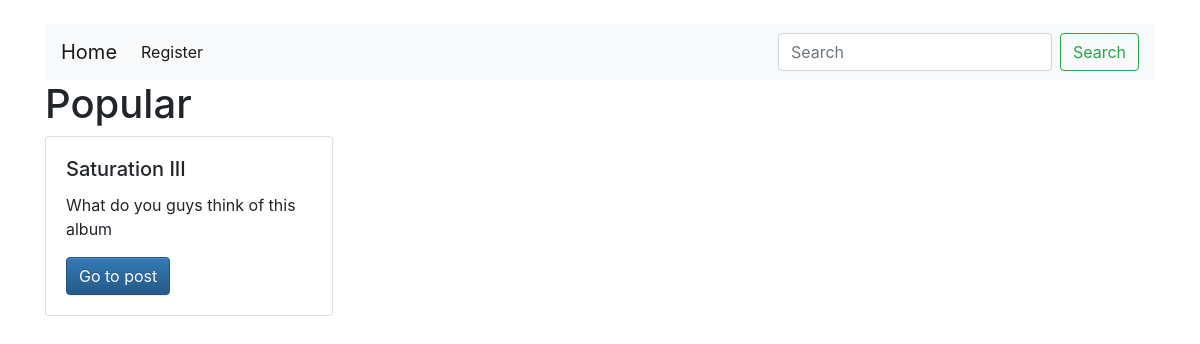
Page /account/popular on the earlier database version.
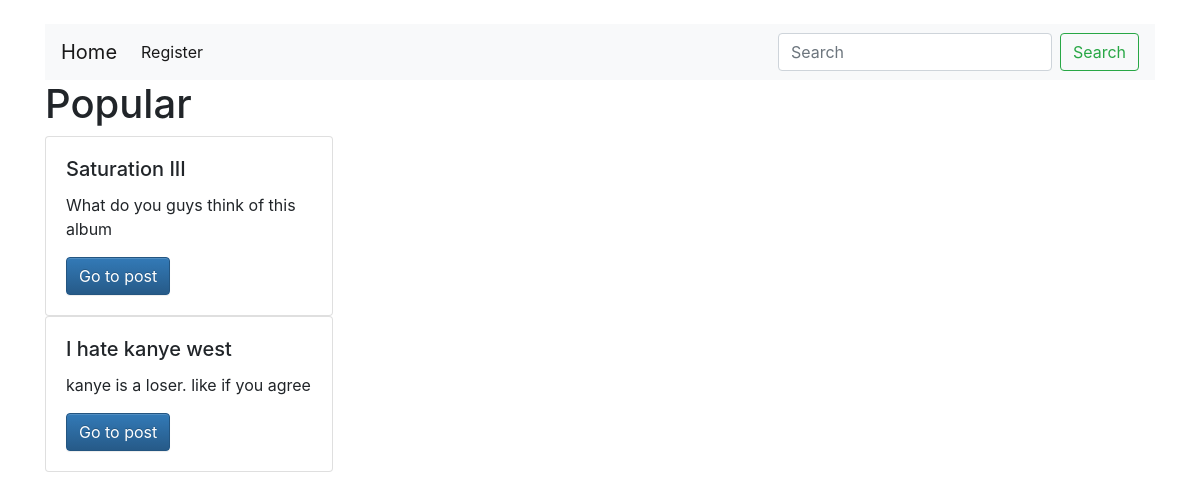
Same page on the later database version.
### accounts/models.py (models this page shows)
class Posts(models.Model):
    fromUser = models.ForeignKey(User, on_delete=models.CASCADE, related_name='fromUser', null=True)
    title = models.CharField(max_length=50)
    post = models.CharField(max_length=2000)
    album = models.CharField(max_length=100, default='N/A')
    song = models.CharField(max_length=100, default='N/A')
    artist = models.CharField(max_length=100, default='N/A')
    artwork = models.ImageField(blank=True, default='default.jpg')
    public = models.BooleanField(default=False)
    views = models.IntegerField(default=0)

### accounts/views.py (the view)
# urls.py: path('popular', views.popular, name='popular'),
def popular(request):
    posts = Posts.objects.all().order_by('-views')
    args = {'posts': posts}
    return render(request, 'accounts/popular.html', args)

### accounts/templates/accounts/popular.html
{% extends 'base.html' %}
{% block body %}
<div class="container">
    <h1>Popular</h1>
    {% for post in posts %}
      <div class="card" style="width: 18rem;">
          <div class="card-body">
            <h5 class="card-title">{{ post.title }}</h5>
            <p class="card-text">{{ post.post }}</p>
            <a href="{% url 'users:view_post' pk=post.pk %}" class="btn btn-primary">Go to post</a>
          </div>
      </div>
    {% endfor %}
</div>
{% endblock %}

Differences in the rows shown:
added Posts: title "I hate kanye west", post "kanye is a loser. like if you agree"
